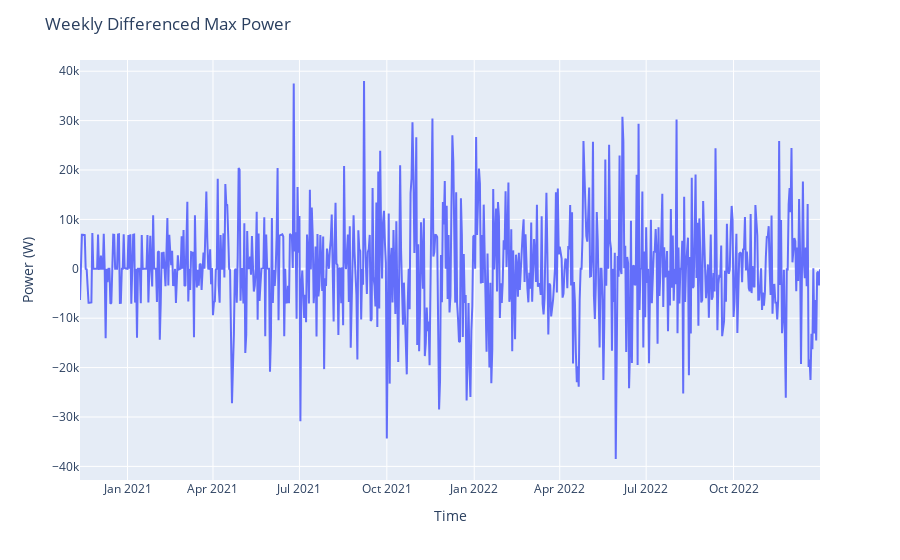

Notebook code for this chart:
### Markdown cell above
Our data is weekly seasonal, so it is important to remove this seasonality before preceding. One method to remove seasonality is differencing, where each datapoint is subtracted from its last seasonal datapoint. Formally :

$Y_t^{'} = Y_t - Y_{t-7}$

Each datapoint is the difference between that day and the previous week's same day. Note that we will have 7 fewer datapoints in the differenced time series, as we cannot calculate a difference for the first 7 observations.

### Code cell
fig = px.line(data_frame = dailydemand["peak_power_W"], x = dailydemand["peak_power_W"].diff(periods = 7).dropna().index, 
              y = dailydemand["peak_power_W"].diff(periods = 7).dropna())
fig.update_layout(title = "Weekly Differenced Max Power", xaxis_title = "Time", yaxis_title = "Power (W)")
fig.show()

### Figure 1 — Plotly figure (JSON) as saved in the notebook; plotly's stock layout.template omitted (floating-point values rounded to 4 significant figures; data arrays with more than 128 entries replaced by an {"elided": "..."} marker saying what was removed)
{"data": [{"hovertemplate": "x=%{x}<br>y=%{y}<extra></extra>", "legendgroup": "", "line": {"color": "#636efa", "dash": "solid"}, "marker": {"symbol": "circle"}, "mode": "lines", "name": "", "orientation": "v", "showlegend": false, "type": "scatter", "x": {"elided": "780 str values"}, "xaxis": "x", "y": {"elided": "780 int values"}, "yaxis": "y"}], "layout": {"autosize": true, "legend": {"tracegroupgap": 0}, "margin": {"t": 60}, "title": {"text": "Weekly Differenced Max Power"}, "xaxis": {"anchor": "y", "autorange": true, "domain": [0, 1], "range": ["2020-11-12", "2022-12-31"], "title": {"text": "Time"}, "type": "date"}, "yaxis": {"anchor": "x", "autorange": true, "domain": [0, 1], "range": [-42760.0, 42270.0], "title": {"text": "Power (W)"}, "type": "linear"}}}
